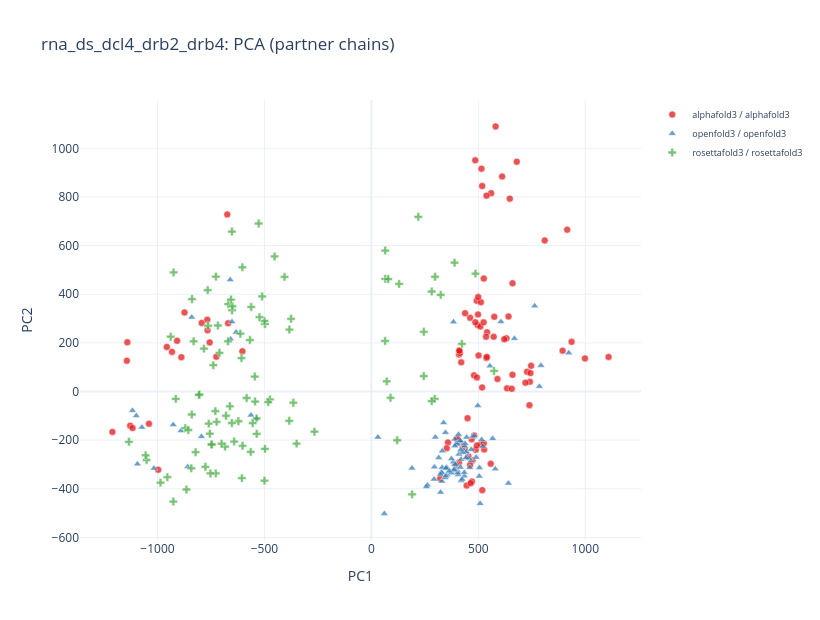

Notebook source saved alongside this figure:
### Code cell
plot_pca(df, complex_name="rna_ds_dcl4_drb2_drb4", color_by="backend", cluster_method=None)  # no re-clustering, coloured by backend
